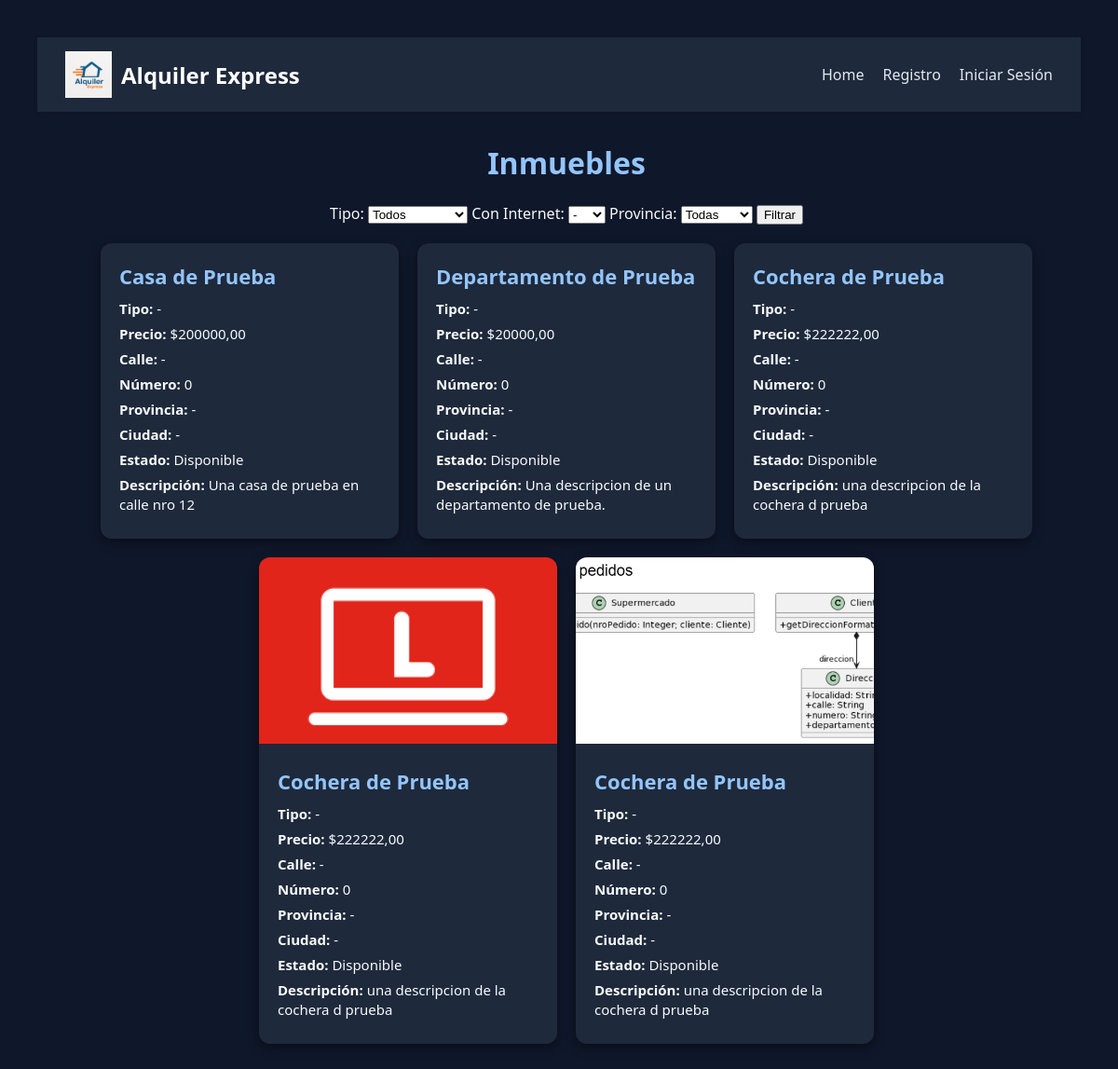
The app's page /inmuebles/listaInmuebles/ with its own data.
### gestion_inmuebles/models.py (models this page shows, shortened)
class InmueblesSimilares(Inmueble):
    tiene_internet = models.BooleanField(default=False)
    banios = models.PositiveIntegerField(default=0)
    tiene_cochera = models.BooleanField(default=False)

class Casa(InmueblesSimilares):
    pisos = models.PositiveIntegerField(null=True, blank=True)
    cantidad_inquilinos = models.PositiveIntegerField(default=1)
    tipo = "Casa"

class Inmueble(models.Model):
    tipo = models.CharField(default='-',max_length=20, editable=False)
    nombre = models.CharField(max_length=100)
    calle = models.PositiveIntegerField(default=0)
    numero = models.PositiveIntegerField(default=0)
    provincia = models.CharField(max_length=100)
    ciudad = models.CharField(max_length=100)
    descripcion = models.TextField(blank=True)
    politica_cancelacion = models.TextField(blank=True)
    estado = models.CharField(default='Disponible', choices=[
        ('Disponible', 'Disponible'),
        ('No_disponible', 'No disponible'),
        ('Mantenimiento', 'En mantenimiento'),
    ])
    precio = models.DecimalField(
        max_digits=10,
        decimal_places=2,
    )
    tiempo = models.CharField(default='-', choices=[
        ('Por_hora', 'Por hora'),
        ('Por_dia', 'Por día'),
        ('Por_semana', 'Por semana'),
        ('Por_mes', 'Por mes'),
        ('Por_noche', 'Por noche'),
    ]
    )
    imagen = models.ImageField(upload_to='inmuebles/', blank=True, null=True)
    superficie = models.PositiveIntegerField(default=0)

class Departamento(InmueblesSimilares):
    piso = models.PositiveIntegerField(null=True, blank=True)
    cantidad_inquilinos = models.PositiveIntegerField(default=1)
    tipo = "Departamento"

class Cochera(Inmueble):
    tipo_cochera = models.CharField(default='-', choices=[
        ('Cubierta', 'Cubierta'),
        ('Descubierta', 'Descubierta'),
    ]
    )
    largo_plaza = models.DecimalField(max_digits=10, decimal_places=2,validators=[MinValueValidator(Decimal('0.00'))])
    ancho_plaza = models.DecimalField(max_digits=10, decimal_places=2,validators=[MinValueValidator(Decimal('0.00'))])
    plazas = models.PositiveIntegerField(null=True, blank=True)
    tipo = "Cochera"

### gestion_inmuebles/views.py (the view)
# urls.py: path('listaInmuebles/', views.listar_Inmuebles, name='listaInmuebles'),
def listar_Inmuebles(request):
    tipo_filtro = request.GET.get('tipo')
    ciudad_filtro = request.GET.get('ciudad')
    provincia_filtro = request.GET.get('provincia')
    inmuebles_base = Inmueble.objects.all()
    if ciudad_filtro:
        inmuebles_base = inmuebles_base.filter(ciudad__iexact=ciudad_filtro)
    if provincia_filtro:
        inmuebles_base = inmuebles_base.filter(provincia__iexact=provincia_filtro)
    inmuebles = []
    for inmueble in inmuebles_base:
        try:
            tipo_obj = Departamento.objects.get(pk=inmueble.pk)
            tipo = "Departamento"
        except Departamento.DoesNotExist:
            try:
                tipo_obj = Casa.objects.get(pk=inmueble.pk)
                tipo = "Casa"
            except Casa.DoesNotExist:
                try:
                    tipo_obj = Local.objects.get(pk=inmueble.pk)
                    tipo = "Local"
                except Local.DoesNotExist:
                    try:
                        tipo_obj = Cochera.objects.get(pk=inmueble.pk)
                        tipo = "Cochera"
                    except Cochera.DoesNotExist:
                        continue
        if not tipo_filtro or tipo.lower() == tipo_filtro.lower():
            inmuebles.append({'tipo': tipo, 'objeto': tipo_obj})
    return render(request, 'gestion_inmuebles/listaInmuebles.html', {
        'inmuebles': inmuebles,
        'tipo': tipo_filtro,
        'ciudad': ciudad_filtro,
        'provincia': provincia_filtro,
    })

### templates/gestion_inmuebles/listaInmuebles.html (shortened to what this page needs)
{% extends 'base.html' %}
{% load static %}
{% block content %}
<!DOCTYPE html>
<html lang="es">
<head>
    <link rel="stylesheet" href="{% static 'styles/listaInmuebles.css' %}">
</head>
<body>
    <div class="titulo">
        <h1>Inmuebles</h1>
    </div>
    <div class="filtros">
        <form method="get" class="filtro-form">
            <label for="tipo">Tipo:</label>
            <select name="tipo" id="tipo">
                <option value="">Todos</option>
            </select>
            <label for="internet">Con Internet:</label>
            <select name="tiene_internet" id="internet">
                <option value="">-</option>
            </select>
            <label for="provincia">Provincia:</label>
            <select name="provincia" id="provincia">
                <option value="">Todas</option>
            </select>
            <button type="submit">Filtrar</button>
        </form>
    </div>
    <div class="container">
    {% for inmueble in inmuebles %}
        {% with inmueble=inmueble.objeto tipo=inmueble.tipo %}
            <a href="{% url 'inmueble_detalle' inmueble.id %}" class="card-link">
                <div class="card">
                    {% if inmueble.imagen %}
                        <img src="{{ inmueble.imagen.url }}" alt="Imagen de {{ inmueble.nombre }}">
                    {% endif %}
                <div class="card-content">
                    <h2>{{ inmueble.nombre }}</h2>
                    <p><strong>Tipo:</strong> {{ inmueble.tipo }}</p>
                    <p><strong>Precio:</strong> ${{ inmueble.precio }}</p>
                    <p><strong>Calle:</strong> {{ inmueble.calle }}</p>
                    <p><strong>Número:</strong> {{ inmueble.numero }}</p>
                    <p><strong>Provincia:</strong> {{ inmueble.provincia }}</p>
                    <p><strong>Ciudad:</strong> {{ inmueble.ciudad }}</p>
                    <p><strong>Estado:</strong> {{ inmueble.get_estado_display }}</p>
                    {% if inmueble.descripcion %}
                    <p><strong>Descripción:</strong> {{ inmueble.descripcion }}</p>
                    {% endif %}
                </div>
                </div>
            {% endwith %}
    {% empty %}
        <p>No hay inmuebles disponibles.</p>
    {% endfor %}
    </div>
</body>
</html>
{% endblock %}

### static/styles/base.css (style rules this page uses)
body { margin: 0; font-family: 'Segoe UI', sans-serif; background-color: #f4f4f4; }

### static/styles/listaInmuebles.css (style rules this page uses)
body { font-family: 'Segoe UI', sans-serif; background-color: #0f172a; color: #f8fafc; margin: 0; padding: 40px; }
.titulo { font: 'Segoe UI', sans-serif; color: #93c5fd; text-align: center; }
.container { display: flex; flex-wrap: wrap; justify-content: center; gap: 20px; }
.card { background-color: #1e293b; border-radius: 12px; box-shadow: 0 4px 12px rgba(0, 0, 0, 0.4); overflow: hidden; width: 320px; transition: transform 0.2s ease; }
.card img { width: 100%; height: 200px; object-fit: cover; }
.card-content { padding: 20px; }
.card h2 { margin-top: 0; margin-bottom: 10px; font-size: 22px; color: #93c5fd; }
.card p { margin: 6px 0; font-size: 15px; line-height: 1.4; }
.filtros { display: flex; justify-content: center; gap: 10px; margin: 20px 0; flex-wrap: wrap; }
.card-link { text-decoration: none !important; border-bottom: none !important; outline: none !important; color: inherit; display: block; }
.card-link h2, .card-link p { text-decoration: none; }
.card-link * { text-decoration: none !important; }

### records on screen
Casa: nombre "Casa de Prueba", tipo "-", precio "200000,00", calle "-", numero "0", provincia "-", ciudad "-", estado "Disponible", descripcion "Una casa de prueba en calle nro 12"
Departamento: nombre "Departamento de Prueba", tipo "-", precio "20000,00", calle "-", numero "0", provincia "-", ciudad "-", estado "Disponible", descripcion "Una descripcion de un departamento de prueba."
Cochera: nombre "Cochera de Prueba", tipo "-", precio "222222,00", calle "-", numero "0", provincia "-", ciudad "-", estado "Disponible", descripcion "una descripcion de la cochera d prueba"
Cochera: imagen (picture), nombre "Cochera de Prueba", tipo "-", precio "222222,00", calle "-", numero "0", provincia "-", ciudad "-", estado "Disponible", descripcion "una descripcion de la cochera d prueba"
Cochera: imagen (picture), nombre "Cochera de Prueba", tipo "-", precio "222222,00", calle "-", numero "0", provincia "-", ciudad "-", estado "Disponible", descripcion "una descripcion de la cochera d prueba"
